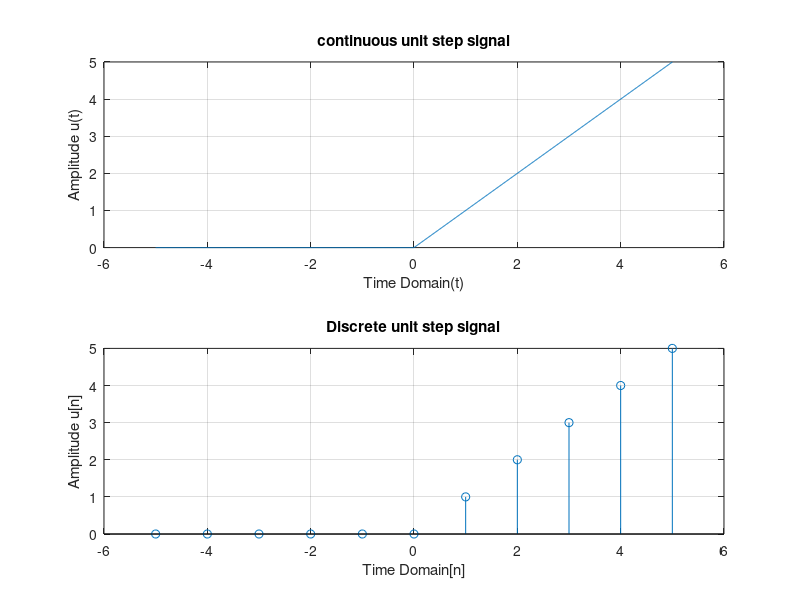

MATLAB code for this plot:
%Lab 1.4
%Impulse Signal

t = -5:0.01:5;
y=t.*(t>=0);
subplot(2,1,1); %subplot(row, column, position)
plot(t,y);
xlabel('Time Domain(t)');
ylabel('Amplitude u(t)');
title('continuous unit step signal');
grid on;
%axis([-4 4 -4 4]); %axix([x_min x_max y_min y_max]);


n = -5:1:5;
y=n.*(n>=0);
subplot(2,1,2);
stem(n,y);
xlabel('Time Domain[n]');
ylabel('Amplitude u[n]');
title('Discrete unit step signal');
grid on;
%axis([-4 4 -4 4]); 